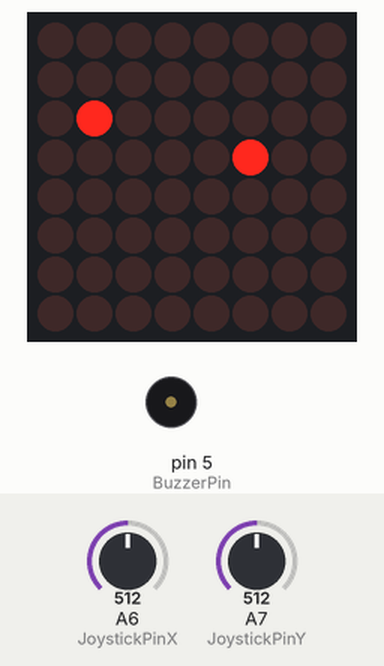
This sketch was run on a simulated Arduino Nano, built with avr-gcc and run on an emulated ATmega328P. On the bench: 8×8 LED matrix, buzzer (waves = sounding, pin HIGH). The test bench sets the inputs (shaded band); at power-on: A6 (JoystickPinX) = 512, A7 (JoystickPinY) = 512. Random numbers use the default seed unless the sketch sets one.

Above: at 1.2 s.
1.3 s: A6 (JoystickPinX) set to 751
2.8 s: A6 (JoystickPinX) set to 782
At 2.9 s:
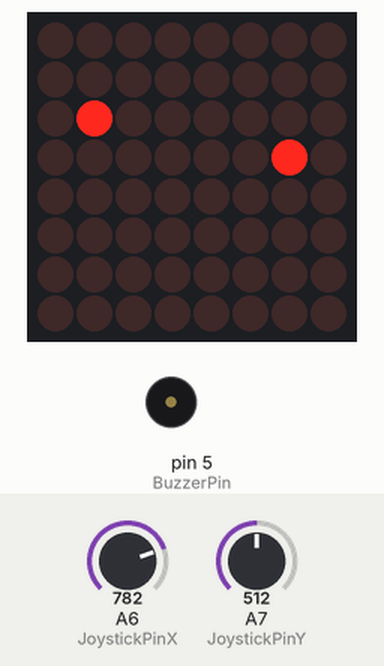
At 3.3 s:
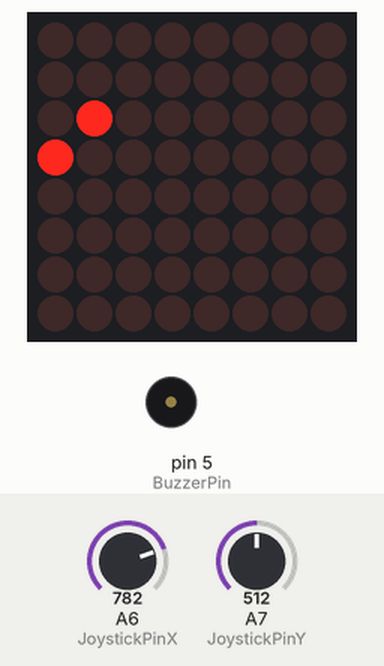
Timing chart, 0 to 5.8 s (numbered marks = the images above; inputs shaded):
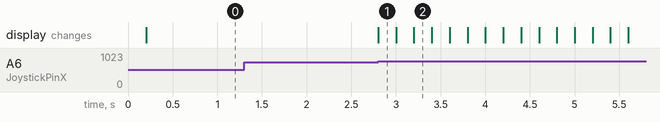

The sketch:

FinalProject.ino
```cpp
#include "LedControl.h"
#include "binary.h"
#include "music_notes.h"

#define JoystickPinX A6
#define JoystickPinY A7
#define BuzzerPin 5

/**
 * Spencer Lee's Final Project
 *
 * Embedded Systems Programming - Spring 2025
 *
 * It's an implementation of Snake using the Joystick,
 * LED Matrix, and Buzzer
 *
 * Libraries Used:
 * https://github.com/wayoda/LedControl/
 *
 *
 */


/**
 * DIN connects to pin 12
 * CLK connects to pin 11
 * CS connects to pin 10
 */
LedControl lc = LedControl(12,11,10,1);

// Snake
int snakeHead[2] = {0,0};
int snakeTail[64][2];
int snakeLength = 1;

// Food
int food[2] = {0, 0};

// Input
int dir[2] = {1, 0};
int lastDir[2] = {0, 0};

// Frame
long lastFrame = millis();
int deltaTime = 200;

// Game state
bool gameOver = false;

// Sad face
byte sadFace[8]= {B00111100,
                  B01000010,
                  B10100101,
                  B10000001,
                  B10011001,
                  B10100101,
                  B01000010,
                  B00111100};


// Returns whether the given position collides with the snake
bool collidesWithSnake(int x, int y, bool ignoreHead) {
    // Check if it's colliding with the head
    if (x == snakeHead[0] && y == snakeHead[1] && !ignoreHead) {
      return true;
    }

    // Loop through snake tail, check if it's there
    for (int i = 0; i < snakeLength; i++) {
      if (x == snakeTail[i][0] && y == snakeTail[i][1]) {
        return true;
      }
    }

    return false;
}

// Spawn a food by placing it in a random location
void spawnFood() {
    food[0] = random(0,8);
    food[1] = random(0,8);

    // Ensure food doesn't spawn on the snake
    while (collidesWithSnake(food[0], food[1], false)) {
      food[0] = random(0,8);
      food[1] = random(0,8);
    }
}

// Handles rendering of the frame
void drawFrame(){
    // Clear the display
    lc.clearDisplay(0);

    // Draw the snake
    lc.setLed(0, snakeHead[1], snakeHead[0], true);   // head

    // Draw the tail
    for (int i = 0; i < snakeLength; i++) {
      lc.setLed(0, snakeTail[i][1], snakeTail[i][0], true);
    }

    // Draw the food
    lc.setLed(0, food[1], food[0], true);

}

// Moves the snake and the tail
void moveSnake() {
  // Move the tail: shift all positions back
  for (int i = snakeLength - 1; i > 0; i--) {
    snakeTail[i][0] = snakeTail[i-1][0];
    snakeTail[i][1] = snakeTail[i-1][1];
  }

  // Move the head
  snakeTail[0][0] = snakeHead[0];
  snakeTail[0][1] = snakeHead[1];

  // Update head position
  snakeHead[0] += dir[0];
  snakeHead[1] += dir[1];

  // The last direction the snake actually went (fixes an input buffer glitch)
  lastDir[0] = dir[0];
  lastDir[1] = dir[1];

  // Wrap around edges
  if (snakeHead[0] > 7) snakeHead[0] = 0;
  if (snakeHead[0] < 0) snakeHead[0] = 7;
  if (snakeHead[1] > 7) snakeHead[1] = 0;
  if (snakeHead[1] < 0) snakeHead[1] = 7;

  // Check if the head eats a food
  if (snakeHead[0] == food[0] && snakeHead[1] == food[1]) {
    // Add to length
    snakeLength++;
    // Replace food
    spawnFood();
    // Play sound
    tone(BuzzerPin, NOTE_F6, 100);
    delay(100);
    tone(BuzzerPin, NOTE_G6, 100);
    // Increase speed
    deltaTime -= 10;
  }

  // Now check if the snake should die
  if (collidesWithSnake(snakeHead[0], snakeHead[1], true)) {
    endGame();
  }
}


// Read joystick, update movement
void readJoystick() {
    // Normalize values
    double joystickX = (double) analogRead(JoystickPinX) / 1023;
    double joystickY = (double) analogRead(JoystickPinY) / 1023;

    // If the joystick is 25% in one direction, go that direction
    //  Also don't kill yourself by going into your tail
    if (joystickX <= 0.25 && lastDir[0] != 1) {
        dir[0] = -1;
        dir[1] = 0;
    } else if (joystickX >= 0.75 && lastDir[0] != -1) {
        dir[0] = 1;
        dir[1] = 0;
    } else if (joystickY <= 0.25 && lastDir[1] != 1) {
        dir[0] = 0;
        dir[1] = -1;
    } else if (joystickY >= 0.75 && dir[1] != -1) {
        dir[0] = 0;
        dir[1] = 1;
    }
}

// Displays a sad face
void displayFace() {
  // Display sad face
  lc.setRow(0,0,sadFace[0]);
  lc.setRow(0,1,sadFace[1]);
  lc.setRow(0,2,sadFace[2]);
  lc.setRow(0,3,sadFace[3]);
  lc.setRow(0,4,sadFace[4]);
  lc.setRow(0,5,sadFace[5]);
  lc.setRow(0,6,sadFace[6]);
  lc.setRow(0,7,sadFace[7]);
}

// Sequence when the game ends
void endGame() {
    // Stop the game
    gameOver = true;

    // Play death sound
    tone(BuzzerPin, NOTE_GS6, 100);
    delay(100);
    tone(BuzzerPin, NOTE_FS6, 100);
    delay(100);
    tone(BuzzerPin, NOTE_D6, 100);

    // Blink the sad face
    for (int i = 0; i < 5; i++) {
        displayFace();
        delay(250);
        lc.clearDisplay(0);
        delay(250);
    }

    // Reset the game
    setup();
}


// Runs once on startup
void setup() {
  /**
  * The MAX72XX is in power-saving mode on startup,
  * we have to do a wakeup call
  */
  lc.shutdown(0,false);
  /* Set the brightness to a medium values */
  lc.setIntensity(0,8);
  /* and clear the display */
  lc.clearDisplay(0);

  // Set pinmode for joystick
  pinMode(JoystickPinX, INPUT);
  pinMode(JoystickPinY, INPUT);

  // Set pinmode for buzzer
  pinMode(BuzzerPin, OUTPUT);


  // Debug
  Serial.begin(9600);

  // Randomize snake position
  snakeHead[0] = random(2, 6);
  snakeHead[1] = random(2, 6);

  // Snake length is 0;
  snakeLength = 0;

  // Spawn a food
  spawnFood();

  // Clear gameOver
  gameOver = false;

  // Reset frame time
  deltaTime = 200;

  // Reset direction
  dir[0] = 0;
  dir[1] = 0;
  lastDir[0] = 0;
  lastDir[1] = 0;
}


// Runs continuously
void loop(){
    if (gameOver) return;

    // Get input
    readJoystick();

    // Only do game updates on a certain interval
    //   I'm doing this so you can have inputs happen in between frames
    if (millis() - lastFrame >= deltaTime) {
        // Update frame time
        lastFrame = millis();

        // Update the snake
        moveSnake();

        // Render
        drawFrame();
    }

}
```

music_notes.h
```cpp
#define NOTE_B0  31
#define NOTE_C1  33
#define NOTE_CS1 35
#define NOTE_D1  37
#define NOTE_DS1 39
#define NOTE_E1  41
#define NOTE_F1  44
#define NOTE_FS1 46
#define NOTE_G1  49
#define NOTE_GS1 52
#define NOTE_A1  55
#define NOTE_AS1 58
#define NOTE_B1  62
#define NOTE_C2  65
#define NOTE_CS2 69
#define NOTE_D2  73
#define NOTE_DS2 78
#define NOTE_E2  82
#define NOTE_F2  87
#define NOTE_FS2 93
#define NOTE_G2  98
#define NOTE_GS2 104
#define NOTE_A2  110
#define NOTE_AS2 117
#define NOTE_B2  123
#define NOTE_C3  131
#define NOTE_CS3 139
#define NOTE_D3  147
#define NOTE_DS3 156
#define NOTE_E3  165
#define NOTE_F3  175
#define NOTE_FS3 185
#define NOTE_G3  196
#define NOTE_GS3 208
#define NOTE_A3  220
#define NOTE_AS3 233
#define NOTE_B3  247
#define NOTE_C4  262
#define NOTE_CS4 277
#define NOTE_D4  294
#define NOTE_DS4 311
#define NOTE_E4  330
#define NOTE_F4  349
#define NOTE_FS4 370
#define NOTE_G4  392
#define NOTE_GS4 415
#define NOTE_A4  440
#define NOTE_AS4 466
#define NOTE_B4  494
#define NOTE_C5  523
#define NOTE_CS5 554
#define NOTE_D5  587
#define NOTE_DS5 622
#define NOTE_E5  659
#define NOTE_F5  698
#define NOTE_FS5 740
#define NOTE_G5  784
#define NOTE_GS5 831
#define NOTE_A5  880
#define NOTE_AS5 932
#define NOTE_B5  988
#define NOTE_C6  1047
#define NOTE_CS6 1109
#define NOTE_D6  1175
#define NOTE_DS6 1245
#define NOTE_E6  1319
#define NOTE_F6  1397
#define NOTE_FS6 1480
#define NOTE_G6  1568
#define NOTE_GS6 1661
#define NOTE_A6  1760
#define NOTE_AS6 1865
#define NOTE_B6  1976
#define NOTE_C7  2093
#define NOTE_CS7 2217
#define NOTE_D7  2349
#define NOTE_DS7 2489
#define NOTE_E7  2637
#define NOTE_F7  2794
#define NOTE_FS7 2960
#define NOTE_G7  3136
#define NOTE_GS7 3322
#define NOTE_A7  3520
#define NOTE_AS7 3729
#define NOTE_B7  3951
#define NOTE_C8  4186
#define NOTE_CS8 4435
#define NOTE_D8  4699
#define NOTE_DS8 4978
```

Measured:
- the behaviour switches between 767 and 768 on A6 (JoystickPinX) (found by bisection; images 0 and 1)
- after the input at 1.3 s, every drawn part: stays the same
- after the input at 2.8 s, the display: changes at once (image 1)
